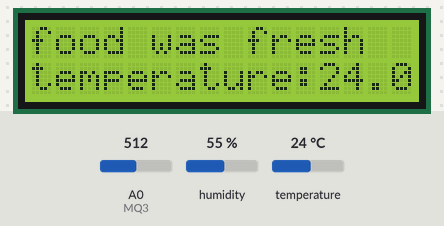
Bench run of a sketch on a simulated ESP8266 (NodeMCU). Parts: 16×2 character LCD. The inputs (shaded band) are chosen by the test bench; at power-on: A0 (MQ3) = 512, humidity 55 %, temperature 24 °C.

Above: at 1.2 s.
1.3 s: A0 (MQ3) set to 268
10.7 s: A0 (MQ3) set to 247
At 13.3 s:
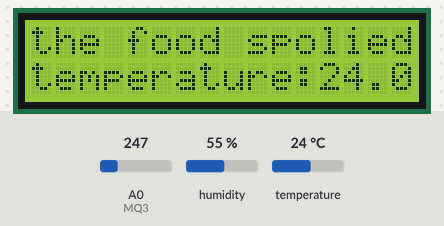
19.9 s: A0 (MQ3) set to 306
At 21.8 s:
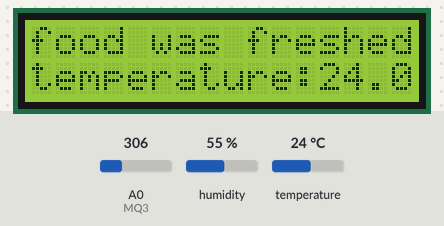
29.3 s: humidity set to 22 %
At 35.3 s:
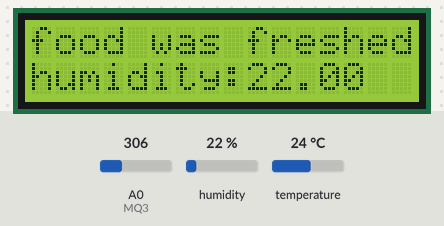
38.3 s: temperature set to 12 °C
At 41.3 s:
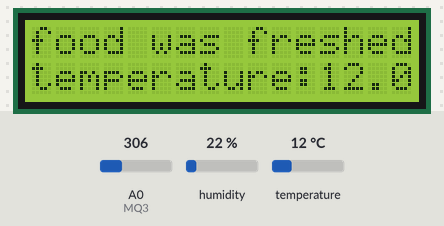
44.4 s: humidity set to 40 %
At 47.5 s:
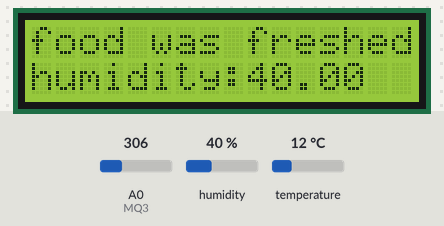
Timing chart, 0 to 49.0 s (numbered marks = the images above; inputs shaded):
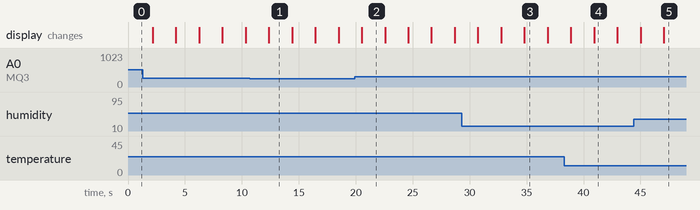

The sketch:

mainCode.ino
```cpp
#include <Wire.h>
#include <LiquidCrystal_I2C.h>
#include <DHT.h>

#define DHTPIN D6 // Used D6 instead of D5
#define DHTTYPE DHT11

const int MQ3 = A0;

DHT dht(DHTPIN, DHTTYPE);
LiquidCrystal_I2C lcd(0x27, 16, 2);

int threshold; //Declared globally instead of in loop()

void setup() {

  Serial.begin(9600);

  lcd.init();
  lcd.backlight();

  lcd.print("Hello there");

  dht.begin();

  int mq3Baseline = analogRead(MQ3);

  threshold = mq3Baseline/2; //Calculate once

}

void loop() {

  int mq3Value = analogRead(MQ3);

  float h = dht.readHumidity();
  float t = dht.readTemperature();

  if (isnan(h) || isnan(t)) {
     lcd.clear();
     Serial.println("Failed to read from DHT sensor!");
     lcd.print("error");
     return; //Added semicolon
  }

  if(mq3Value < threshold) {
    //Food spoiled code
    lcd.setCursor(0,0);
    lcd.print("the food spolied");

  } else {

    //Code to print fresh food
    lcd.setCursor(0,0);
    lcd.print("food was fresh");
  }

  // Added delays after LCD prints
  lcd.setCursor(0, 1);
  lcd.print("temperature:");
  lcd.print(t);
  delay(2000);
  lcd.setCursor(0, 1);
  lcd.print("                ");
  lcd.setCursor(0, 1);
  lcd.print("humidity:");
  lcd.print(h);
  delay(2000);

}
```

Measured:
- the behaviour switches between 256 and 255 on A0 (MQ3) (found by bisection; images 0 and 1)
- after the input at 10.7 s, the display: changes after 1.7 s (image 1)
- after the input at 19.9 s, the display: changes after 0.64 s (image 2)
- after the input at 29.3 s, the display: first differs from a run without the input after 5.5 s (image 3)
- after the input at 38.3 s, the display: first differs from a run without the input after 2.6 s (image 4)
- after the input at 44.4 s, the display: first differs from a run without the input after 2.7 s (image 5)
- what the display in image 1 shows lasts 2.0 s, from 12.4 s to 14.4 s
